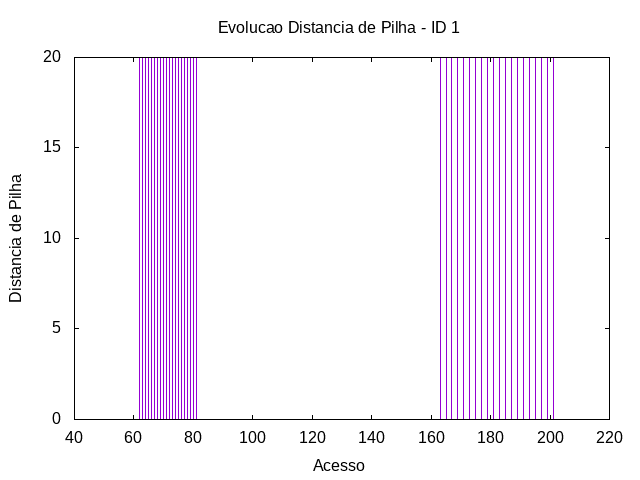

gnuplot code for this plot:
set term png
set output "../out/mem/internodin/-distp-1.png"
set title "Evolucao Distancia de Pilha - ID 1"
set xlabel "Acesso"
set ylabel "Distancia de Pilha"
plot "../out/mem/internodin/-acesso-2-1.gpdat" u 2:5 w impulses t ""
